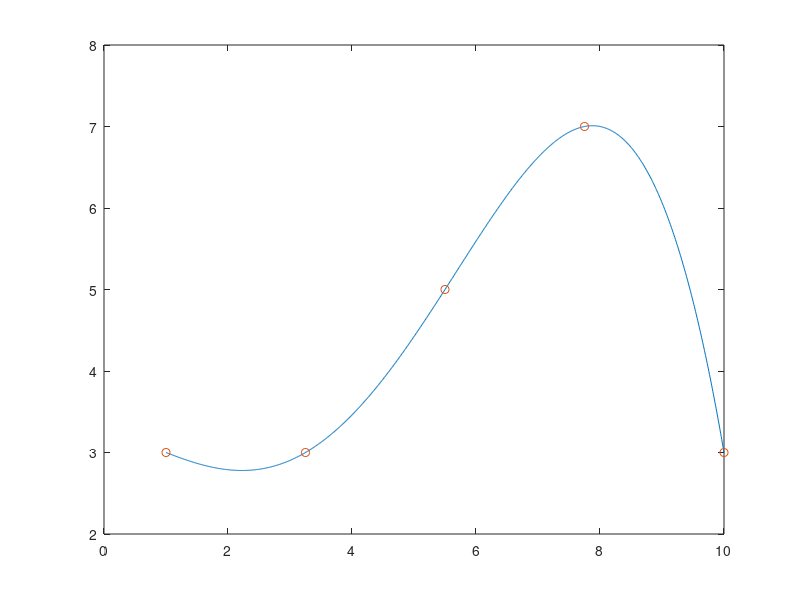

Reproduce this figure in MATLAB.
N = 5;
x = linspace(1,10,N); % check the dimension
y = randi(10,[1,N]);
x =x';
y = y';

% prepare G matrix  - Dimension (N+1) x (N+1)
%    [x0^0  x0^1  x1^2 ..... x1^N]
%    |x1^0  x1^1  x1^2 ..... x1^N|
%    |x2^0  x2^1  x2^2 ..... x2^N|
%G = |x3^0  x3^1  x3^2 ..... x3^N|
%    |:  :   :     :     :    :  |
%    [xN^0  xN^1  xN^2 ..... xN^N]

G= [];
for i=0:4;
    G =[G x.^i];
end
m = inv(G)*y; % m is column vector (N+1 x 1)
%
xi = linspace(x(1),x(end),1000);

xi = xi';
G1=[];
for j=0:4;
    G1=[G1 xi.^j];
end
yi=G1*m;
plot(xi,yi)
hold on
plot(x,y,'o')
% yi = [1 xi^1 xi^2 xi^3 ..... xi^n] * m % (1000 x N+1) (N+1 x1) 
